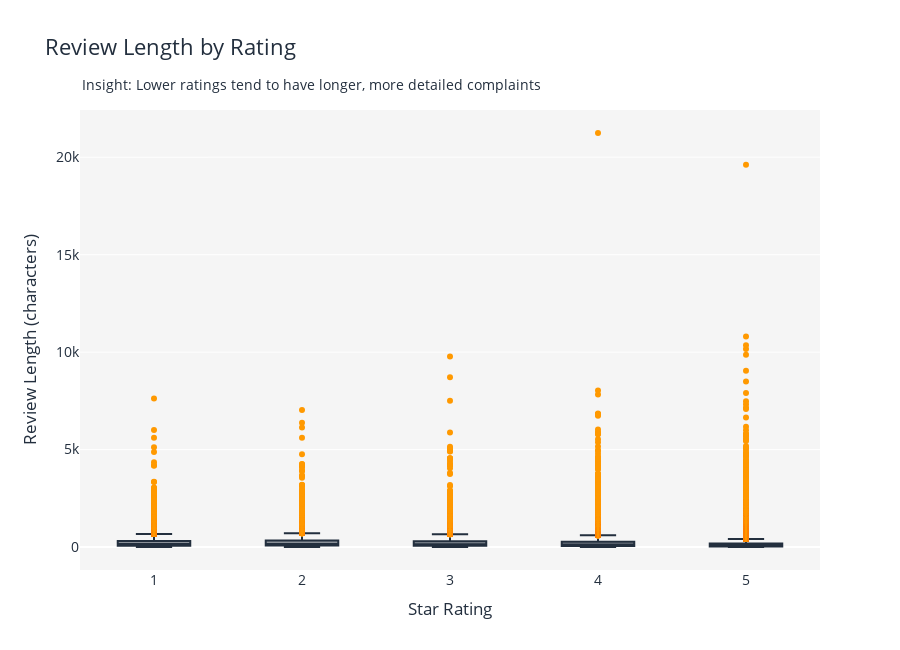

Notebook code cell kept with this figure:
### Code cell
#Plot 2

fig2 = px.box(
    df_master,
    x="overall",
    y="review_length",
    points="outliers",
    labels={
        "overall": "Star Rating",
        "review_length": "Review Length (characters)"
    },
    title="Review Length by Rating"
)

fig2.update_traces(
    marker_color=amazon_orange,
    line_color=amazon_navy
)

fig2.update_layout(
    height=650,
    plot_bgcolor=amazon_gray,
    paper_bgcolor="white",
    font=dict(size=14, color=amazon_navy),
    title_font_size=22,
    title_font_color=amazon_navy,
    margin=dict(t=110)
)

fig2.add_annotation(
    text="Insight: Lower ratings tend to have longer, more detailed complaints",
    xref="paper", yref="paper",
    x=0, y=1.08,
    showarrow=False,
    font=dict(size=14, color=amazon_navy)
)

fig2.show()

### Figure 1 — Plotly figure (JSON) as saved in the notebook; plotly's stock layout.template omitted (floating-point values rounded to 4 significant figures; data arrays with more than 128 entries replaced by an {"elided": "..."} marker saying what was removed)
{"data": [{"alignmentgroup": "True", "boxpoints": "outliers", "hovertemplate": "Star Rating=%{x}<br>Review Length (characters)=%{y}<extra></extra>", "legendgroup": "", "line": {"color": "#232F3E"}, "marker": {"color": "#FF9900"}, "name": "", "notched": false, "offsetgroup": "", "orientation": "v", "showlegend": false, "type": "box", "x": {"elided": "129794 int values"}, "x0": " ", "xaxis": "x", "y": {"elided": "129794 int values"}, "y0": " ", "yaxis": "y"}], "layout": {"annotations": [{"font": {"color": "#232F3E", "size": 14}, "showarrow": false, "text": "Insight: Lower ratings tend to have longer, more detailed complaints", "x": 0, "xref": "paper", "y": 1.08, "yref": "paper"}], "boxmode": "group", "font": {"color": "#232F3E", "size": 14}, "height": 650, "legend": {"tracegroupgap": 0}, "margin": {"t": 110}, "paper_bgcolor": "white", "plot_bgcolor": "#F5F5F5", "title": {"font": {"color": "#232F3E", "size": 22}, "text": "Review Length by Rating"}, "xaxis": {"anchor": "y", "domain": [0, 1], "title": {"text": "Star Rating"}}, "yaxis": {"anchor": "x", "domain": [0, 1], "title": {"text": "Review Length (characters)"}}}}
